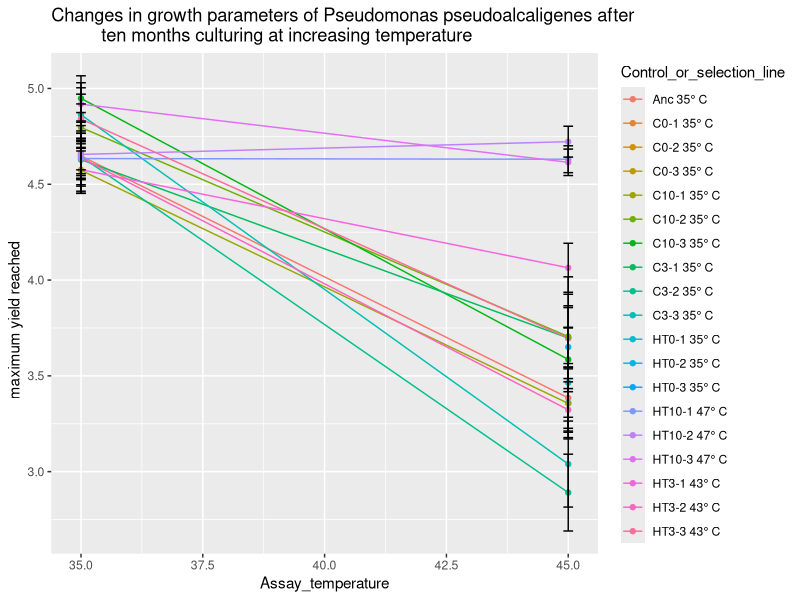
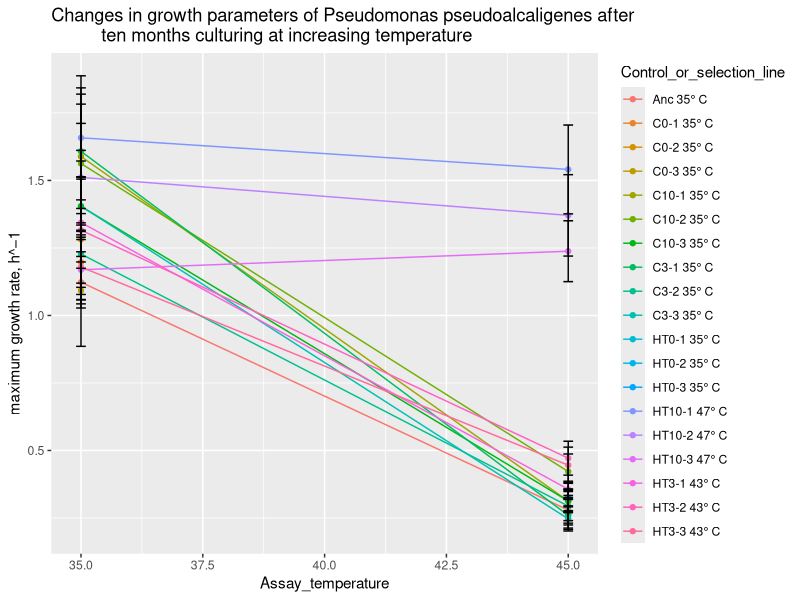
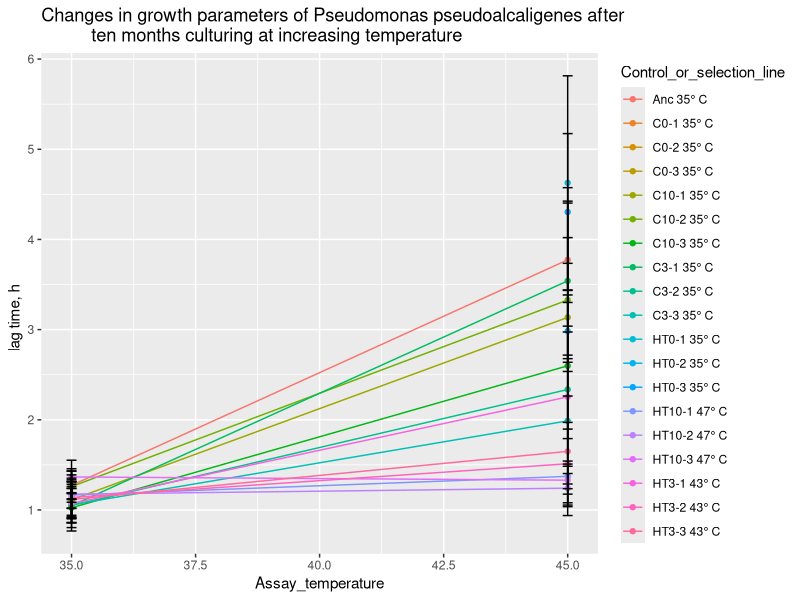

These charts were generated, in order, by the following R code:
library(ggplot2)
library(reshape)
library(dplyr)
library(ggpubr)

df<-read.table(file="Shi_and_Xia_2003.txt" ,header= TRUE,sep = " ")



m=1.96
Calc_CI<-function(x) m*x

df$Calc_CI<-(Calc_CI(df$standard_error))

df0 <- df%>% slice(3:34)
a<- ggplot(df0, aes(x=Assay_temperature, y=Mean_sex_not_considered ,fill= )) +
  geom_line(aes(group=Control_or_selection_line, color=Control_or_selection_line)) +geom_point(aes(color=Control_or_selection_line))+
  ggtitle("Changes in growth parameters of Pseudomonas pseudoalcaligenes after
          ten months culturing at increasing temperature			") +
  ylab("maximum yield reached	")+
  geom_errorbar(aes(ymin=Mean_sex_not_considered-Calc_CI, ymax=Mean_sex_not_considered+Calc_CI), width=.2,position=position_dodge(.9),stat ="identity")
              #position=position_dodge(.9) +geom_point()

print(a)



df1 <- df%>% slice(36:67)
b<- ggplot(df1, aes(x=Assay_temperature, y=Mean_sex_not_considered ,fill= )) +
  geom_line(aes(group=Control_or_selection_line, color=Control_or_selection_line)) +geom_point(aes(color=Control_or_selection_line))+
  ggtitle("Changes in growth parameters of Pseudomonas pseudoalcaligenes after 
          ten months culturing at increasing temperature		") +
  ylab("maximum growth rate, h^−1		")+
  geom_errorbar(aes(ymin=Mean_sex_not_considered-Calc_CI, ymax=Mean_sex_not_considered+Calc_CI), width=.2,)
#              position=position_dodge(.9) +geom_point()

print(b)




df2 <- df%>% slice(70:101)
c<- ggplot(df2, aes(x=Assay_temperature, y=Mean_sex_not_considered ,fill= )) +
  geom_line(aes(group=Control_or_selection_line, color=Control_or_selection_line)) +geom_point(aes(color=Control_or_selection_line))+
  ggtitle("Changes in growth parameters of Pseudomonas pseudoalcaligenes after
          ten months culturing at increasing temperature		") +
  ylab("lag time, h	")+
  geom_errorbar(aes(ymin=Mean_sex_not_considered-Calc_CI, ymax=Mean_sex_not_considered+Calc_CI), width=.2,)
#              position=position_dodge(.9) +geom_point()

print(c)
